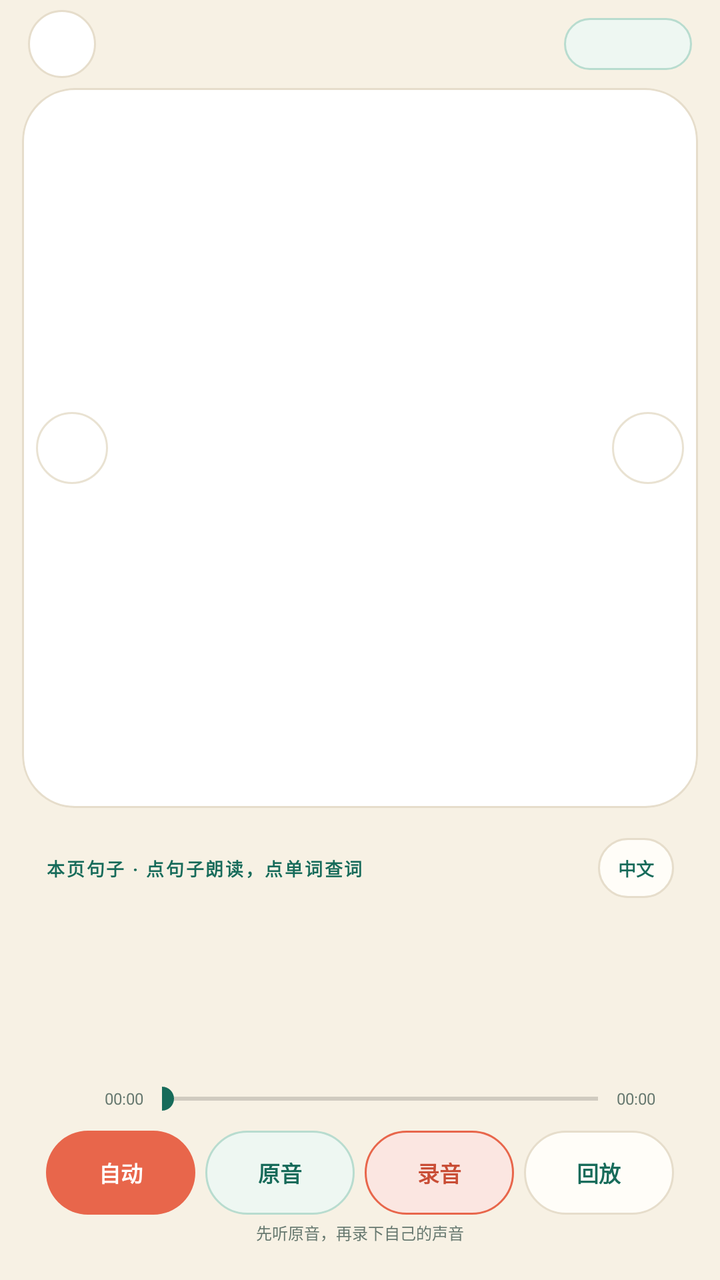
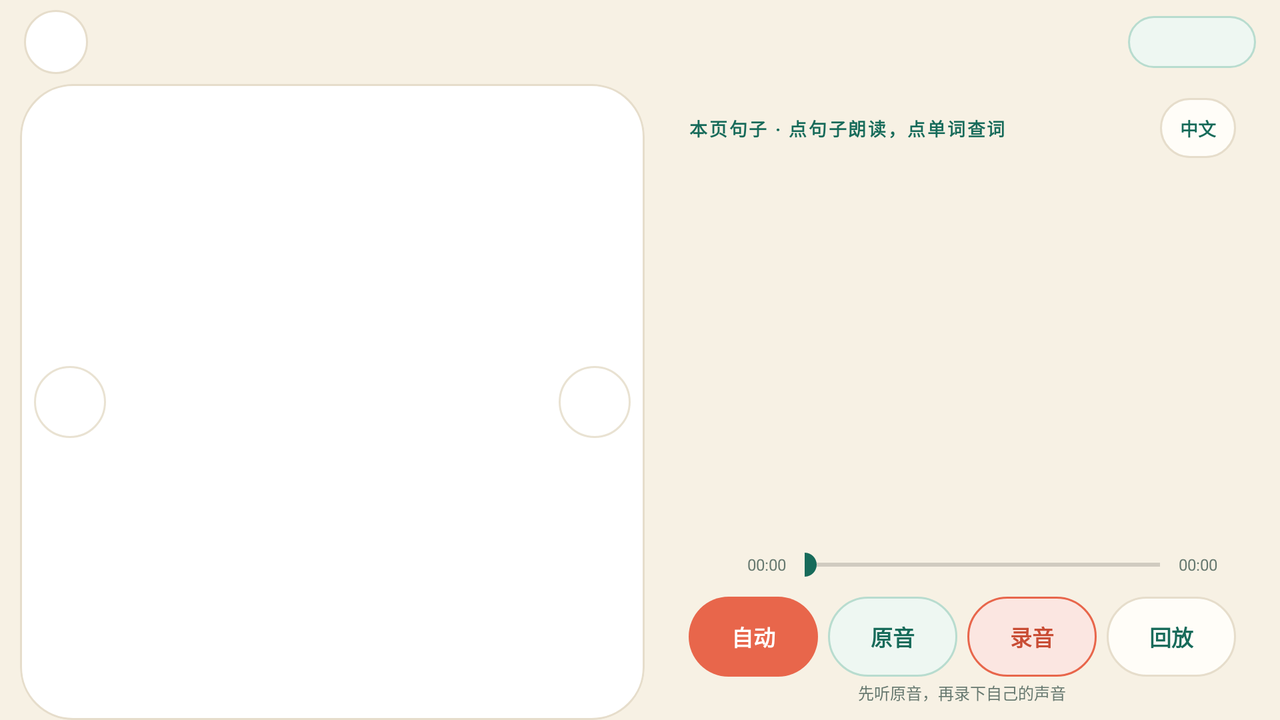

An Android layout and its configuration variant, each rendered on a device that would load it. The default file and the variant file are quoted in full after the pictures.
<!-- AndroidManifest.xml: activity theme ReaderTheme -->
<!-- res/layout/activity_oxford_reader.xml -->
<?xml version="1.0" encoding="utf-8"?>
<LinearLayout xmlns:android="http://schemas.android.com/apk/res/android"
    android:layout_width="match_parent"
    android:layout_height="match_parent"
    android:background="@color/cream"
    android:orientation="vertical">

    
    <LinearLayout
        android:layout_width="match_parent"
        android:layout_height="44dp"
        android:gravity="center_vertical"
        android:orientation="horizontal"
        android:paddingStart="14dp"
        android:paddingEnd="14dp">

        <ImageButton
            android:id="@+id/btnBack"
            android:layout_width="34dp"
            android:layout_height="34dp"
            android:background="@drawable/bg_round_icon_light"
            android:contentDescription="@string/back"
            android:padding="8dp"
            android:src="@drawable/ic_arrow_left"
            android:tint="@color/green_700" />

        <TextView
            android:id="@+id/bookTitle"
            android:layout_width="0dp"
            android:layout_height="wrap_content"
            android:layout_marginStart="10dp"
            android:layout_weight="1"
            android:ellipsize="end"
            android:maxLines="1"
            android:textColor="@color/ink"
            android:textSize="14sp"
            android:textStyle="bold" />

        <TextView
            android:id="@+id/bookMeta"
            android:layout_width="wrap_content"
            android:layout_height="wrap_content"
            android:layout_marginStart="8dp"
            android:layout_marginEnd="8dp"
            android:maxLines="1"
            android:textColor="@color/muted"
            android:textSize="10sp" />

        <TextView
            android:id="@+id/pageCounter"
            android:layout_width="wrap_content"
            android:layout_height="26dp"
            android:background="@drawable/bg_counter"
            android:clickable="true"
            android:focusable="true"
            android:gravity="center"
            android:minWidth="64dp"
            android:paddingStart="10dp"
            android:paddingEnd="10dp"
            android:textColor="@color/green_700"
            android:textSize="10sp"
            android:textStyle="bold" />
    </LinearLayout>

    <FrameLayout
        android:id="@+id/imageCard"
        android:layout_width="match_parent"
        android:layout_height="360dp"
        android:layout_marginStart="11dp"
        android:layout_marginEnd="11dp"
        android:background="@drawable/bg_image_card"
        android:clipToOutline="true">

        <ImageView
            android:id="@+id/bookPage"
            android:layout_width="match_parent"
            android:layout_height="match_parent"
            android:contentDescription="@string/image_desc"
            android:padding="3dp"
            android:scaleType="fitCenter" />

        <ProgressBar
            android:id="@+id/pageLoading"
            android:layout_width="32dp"
            android:layout_height="32dp"
            android:layout_gravity="center"
            android:indeterminateTint="@color/green_600"
            android:visibility="gone" />

        <ImageButton
            android:id="@+id/btnPrev"
            android:layout_width="36dp"
            android:layout_height="36dp"
            android:layout_gravity="start|center_vertical"
            android:layout_marginStart="7dp"
            android:background="@drawable/bg_nav_circle"
            android:contentDescription="@string/prev_page"
            android:padding="7dp"
            android:src="@drawable/ic_arrow_left"
            android:tint="@color/green_700" />

        <ImageButton
            android:id="@+id/btnNext"
            android:layout_width="36dp"
            android:layout_height="36dp"
            android:layout_gravity="end|center_vertical"
            android:layout_marginEnd="7dp"
            android:background="@drawable/bg_nav_circle"
            android:contentDescription="@string/next_page"
            android:padding="7dp"
            android:src="@drawable/ic_arrow_right"
            android:tint="@color/green_700" />

        <TextView
            android:id="@+id/swipeHint"
            android:layout_width="wrap_content"
            android:layout_height="wrap_content"
            android:layout_gravity="bottom|center_horizontal"
            android:layout_marginBottom="7dp"
            android:background="@drawable/bg_chip_light"
            android:paddingStart="9dp"
            android:paddingTop="3dp"
            android:paddingEnd="9dp"
            android:paddingBottom="3dp"
            android:text="@string/swipe_hint"
            android:textColor="@color/white"
            android:textSize="8sp" />
    </FrameLayout>

    <LinearLayout
        android:id="@+id/bottomSheet"
        android:layout_width="match_parent"
        android:layout_height="0dp"
        android:layout_marginStart="11dp"
        android:layout_marginTop="8dp"
        android:layout_marginEnd="11dp"
        android:layout_marginBottom="10dp"
        android:layout_weight="1"
        android:background="@drawable/bg_sheet"
        android:elevation="8dp"
        android:orientation="vertical"
        android:paddingStart="12dp"
        android:paddingTop="7dp"
        android:paddingEnd="12dp"
        android:paddingBottom="8dp">

        <LinearLayout
            android:layout_width="match_parent"
            android:layout_height="wrap_content"
            android:gravity="center_vertical"
            android:orientation="horizontal">

            <TextView
                android:id="@+id/textPanelTitle"
                android:layout_width="0dp"
                android:layout_height="wrap_content"
                android:layout_weight="1"
                android:letterSpacing="0.1"
                android:text="@string/page_sentences"
                android:textColor="@color/green_700"
                android:textSize="9sp"
                android:textStyle="bold" />

            <TextView
                android:id="@+id/btnChinese"
                android:layout_width="wrap_content"
                android:layout_height="30dp"
                android:background="@drawable/bg_tertiary_button"
                android:clickable="true"
                android:focusable="true"
                android:gravity="center"
                android:paddingStart="10dp"
                android:paddingEnd="10dp"
                android:text="@string/show_chinese"
                android:textColor="@color/green_700"
                android:textSize="9sp"
                android:textStyle="bold" />
        </LinearLayout>

        <ScrollView
            android:id="@+id/sentenceScroll"
            android:layout_width="match_parent"
            android:layout_height="0dp"
            android:layout_marginTop="3dp"
            android:layout_weight="1"
            android:clipToPadding="false"
            android:overScrollMode="never"
            android:scrollbarStyle="outsideOverlay">

            <LinearLayout
                android:id="@+id/sentenceContainer"
                android:layout_width="match_parent"
                android:layout_height="wrap_content"
                android:orientation="vertical"
                android:paddingBottom="2dp" />
        </ScrollView>

        <LinearLayout
            android:id="@+id/audioRow"
            android:layout_width="match_parent"
            android:layout_height="28dp"
            android:gravity="center_vertical"
            android:orientation="horizontal">

            <ImageView
                android:layout_width="16dp"
                android:layout_height="16dp"
                android:contentDescription="@string/book_audio"
                android:src="@drawable/ic_speaker"
                android:tint="@color/green_700" />

            <TextView
                android:id="@+id/audioTime"
                android:layout_width="38dp"
                android:layout_height="wrap_content"
                android:layout_marginStart="4dp"
                android:gravity="center"
                android:text="00:00"
                android:textColor="@color/muted"
                android:textSize="8sp" />

            <SeekBar
                android:id="@+id/audioSeek"
                android:layout_width="0dp"
                android:layout_height="28dp"
                android:layout_weight="1"
                android:maxHeight="2dp"
                android:minHeight="2dp"
                android:paddingStart="0dp"
                android:paddingEnd="0dp"
                android:progressTint="@color/green_600"
                android:thumbTint="@color/green_700" />

            <TextView
                android:id="@+id/audioDuration"
                android:layout_width="38dp"
                android:layout_height="wrap_content"
                android:gravity="center"
                android:text="00:00"
                android:textColor="@color/muted"
                android:textSize="8sp" />
        </LinearLayout>

        <LinearLayout
            android:layout_width="match_parent"
            android:layout_height="42dp"
            android:layout_marginTop="2dp"
            android:baselineAligned="false"
            android:orientation="horizontal">

            <TextView
                android:id="@+id/btnAuto"
                android:layout_width="0dp"
                android:layout_height="match_parent"
                android:layout_weight="1"
                android:background="@drawable/bg_primary_button"
                android:clickable="true"
                android:focusable="true"
                android:gravity="center"
                android:maxLines="1"
                android:text="@string/auto_play"
                android:textColor="@color/white"
                android:textSize="11sp"
                android:textStyle="bold" />

            <TextView
                android:id="@+id/btnPlay"
                android:layout_width="0dp"
                android:layout_height="match_parent"
                android:layout_marginStart="5dp"
                android:layout_weight="1"
                android:background="@drawable/bg_secondary_button"
                android:clickable="true"
                android:focusable="true"
                android:gravity="center"
                android:maxLines="1"
                android:text="@string/original_audio"
                android:textColor="@color/green_700"
                android:textSize="11sp"
                android:textStyle="bold" />

            <TextView
                android:id="@+id/btnRecord"
                android:layout_width="0dp"
                android:layout_height="match_parent"
                android:layout_marginStart="5dp"
                android:layout_weight="1"
                android:background="@drawable/bg_record_pill"
                android:clickable="true"
                android:focusable="true"
                android:gravity="center"
                android:maxLines="1"
                android:text="@string/record"
                android:textColor="@color/coral_dark"
                android:textSize="11sp"
                android:textStyle="bold" />

            <TextView
                android:id="@+id/btnReplay"
                android:layout_width="0dp"
                android:layout_height="match_parent"
                android:layout_marginStart="5dp"
                android:layout_weight="1"
                android:background="@drawable/bg_tertiary_button"
                android:clickable="true"
                android:focusable="true"
                android:gravity="center"
                android:maxLines="1"
                android:text="@string/playback_record"
                android:textColor="@color/green_700"
                android:textSize="11sp"
                android:textStyle="bold" />
        </LinearLayout>

        <TextView
            android:id="@+id/recordHint"
            android:layout_width="match_parent"
            android:layout_height="wrap_content"
            android:layout_marginTop="3dp"
            android:gravity="center"
            android:text="@string/record_hint"
            android:textColor="@color/muted"
            android:textSize="8sp" />
    </LinearLayout>
</LinearLayout>
<!-- resources referenced by this layout -->
<resources>
  <color name="coral_dark">#C94D35</color>
  <color name="cream">#F7F1E4</color>
  <color name="green_600">#207C68</color>
  <color name="green_700">#176B5A</color>
  <color name="ink">#182722</color>
  <color name="muted">#66786F</color>
  <color name="white">#FFFFFF</color>
  <!-- drawable bg_chip_light (drawable) -->
  <?xml version="1.0" encoding="utf-8"?>
  <shape xmlns:android="http://schemas.android.com/apk/res/android"
      android:shape="rectangle">
      <corners android:radius="40dp" />
      <solid android:color="#2EFFFFFF" />
      <stroke android:width="1dp" android:color="#66FFFFFF" />
  </shape>
  <!-- drawable bg_counter (drawable) -->
  <?xml version="1.0" encoding="utf-8"?>
  <shape xmlns:android="http://schemas.android.com/apk/res/android"
      android:shape="rectangle">
      <corners android:radius="30dp" />
      <solid android:color="@color/green_50" />
      <stroke android:width="1dp" android:color="@color/green_200" />
  </shape>
  <!-- drawable bg_image_card (drawable) -->
  <?xml version="1.0" encoding="utf-8"?>
  <shape xmlns:android="http://schemas.android.com/apk/res/android"
      android:shape="rectangle">
      <corners android:radius="26dp" />
      <solid android:color="@color/white" />
      <stroke android:width="1dp" android:color="@color/line" />
  </shape>
  <!-- drawable bg_nav_circle (drawable) -->
  <?xml version="1.0" encoding="utf-8"?>
  <ripple xmlns:android="http://schemas.android.com/apk/res/android"
      android:color="#33176B5A">
      <item>
          <shape android:shape="oval">
              <solid android:color="#F2FFFFFF" />
              <stroke android:width="1dp" android:color="#D9E6DDCB" />
          </shape>
      </item>
  </ripple>
  <!-- drawable bg_primary_button (drawable) -->
  <?xml version="1.0" encoding="utf-8"?>
  <ripple xmlns:android="http://schemas.android.com/apk/res/android"
      android:color="#33FFFFFF">
      <item>
          <shape android:shape="rectangle">
              <corners android:radius="28dp" />
              <solid android:color="@color/coral" />
          </shape>
      </item>
  </ripple>
  <!-- drawable bg_round_icon_light (drawable) -->
  <?xml version="1.0" encoding="utf-8"?>
  <ripple xmlns:android="http://schemas.android.com/apk/res/android"
      android:color="#22176B5A">
      <item>
          <shape android:shape="oval">
              <solid android:color="@color/white" />
              <stroke android:width="1dp" android:color="@color/line" />
          </shape>
      </item>
  </ripple>
  <!-- drawable bg_tertiary_button (drawable) -->
  <?xml version="1.0" encoding="utf-8"?>
  <ripple xmlns:android="http://schemas.android.com/apk/res/android"
      android:color="#1A176B5A">
      <item>
          <shape android:shape="rectangle">
              <corners android:radius="28dp" />
              <solid android:color="@color/paper" />
              <stroke android:width="1dp" android:color="@color/line" />
          </shape>
      </item>
  </ripple>
  <string name="auto_play">自动</string>
  <string name="back">返回</string>
  <string name="book_audio">美音朗读</string>
  <string name="image_desc">故事插图</string>
  <string name="next_page">下一页</string>
  <string name="original_audio">原音</string>
  <string name="page_sentences">本页句子 · 点句子朗读，点单词查词</string>
  <string name="playback_record">回放</string>
  <string name="prev_page">上一页</string>
  <string name="record">录音</string>
  <string name="record_hint">先听原音，再录下自己的声音</string>
  <string name="show_chinese">中文</string>
  <string name="swipe_hint">左右滑动翻页</string>
  <style name="ReaderTheme" parent="AppTheme">
          <item name="android:windowBackground">@color/cream</item>
          <item name="android:statusBarColor">@color/cream</item>
          <item name="android:navigationBarColor">@color/cream</item>
      </style>
  <color name="green_50">#EEF7F2</color>
  <color name="green_200">#B8DCCF</color>
  <color name="line">#E6DDCB</color>
  <color name="coral">#E8664B</color>
  <color name="soft_red">#FBE6E1</color>
  <color name="paper">#FFFDF8</color>
  <!-- some entries are left out for length -->
</resources>
<!-- res/layout-land/activity_oxford_reader.xml (the repository's variant of the layout above) -->
<!-- drawn on the phone turned sideways -->
<?xml version="1.0" encoding="utf-8"?>
<LinearLayout xmlns:android="http://schemas.android.com/apk/res/android"
    android:layout_width="match_parent"
    android:layout_height="match_parent"
    android:background="@color/cream"
    android:orientation="vertical">

    
    <LinearLayout
        android:layout_width="match_parent"
        android:layout_height="42dp"
        android:gravity="center_vertical"
        android:orientation="horizontal"
        android:paddingStart="12dp"
        android:paddingEnd="12dp">

        <ImageButton
            android:id="@+id/btnBack"
            android:layout_width="32dp"
            android:layout_height="32dp"
            android:background="@drawable/bg_round_icon_light"
            android:contentDescription="@string/back"
            android:padding="8dp"
            android:src="@drawable/ic_arrow_left"
            android:tint="@color/green_700" />

        <TextView
            android:id="@+id/bookTitle"
            android:layout_width="0dp"
            android:layout_height="wrap_content"
            android:layout_marginStart="10dp"
            android:layout_weight="1"
            android:ellipsize="end"
            android:maxLines="1"
            android:textColor="@color/ink"
            android:textSize="14sp"
            android:textStyle="bold" />

        <TextView
            android:id="@+id/bookMeta"
            android:layout_width="wrap_content"
            android:layout_height="wrap_content"
            android:layout_marginStart="8dp"
            android:layout_marginEnd="8dp"
            android:maxLines="1"
            android:textColor="@color/muted"
            android:textSize="10sp" />

        <TextView
            android:id="@+id/pageCounter"
            android:layout_width="wrap_content"
            android:layout_height="26dp"
            android:background="@drawable/bg_counter"
            android:clickable="true"
            android:focusable="true"
            android:gravity="center"
            android:minWidth="64dp"
            android:paddingStart="10dp"
            android:paddingEnd="10dp"
            android:textColor="@color/green_700"
            android:textSize="10sp"
            android:textStyle="bold" />
    </LinearLayout>

    
    <LinearLayout
        android:layout_width="match_parent"
        android:layout_height="0dp"
        android:layout_weight="1"
        android:baselineAligned="false"
        android:orientation="horizontal">

        <FrameLayout
            android:id="@+id/imageCard"
            android:layout_width="0dp"
            android:layout_height="match_parent"
            android:layout_marginStart="10dp"
            android:layout_marginEnd="5dp"
            android:layout_weight="1.05"
            android:background="@drawable/bg_image_card"
            android:clipToOutline="true">

            <ImageView
                android:id="@+id/bookPage"
                android:layout_width="match_parent"
                android:layout_height="match_parent"
                android:contentDescription="@string/image_desc"
                android:padding="3dp"
                android:scaleType="fitCenter" />

            <ProgressBar
                android:id="@+id/pageLoading"
                android:layout_width="32dp"
                android:layout_height="32dp"
                android:layout_gravity="center"
                android:indeterminateTint="@color/green_600"
                android:visibility="gone" />

            <ImageButton
                android:id="@+id/btnPrev"
                android:layout_width="36dp"
                android:layout_height="36dp"
                android:layout_gravity="start|center_vertical"
                android:layout_marginStart="7dp"
                android:background="@drawable/bg_nav_circle"
                android:contentDescription="@string/prev_page"
                android:padding="7dp"
                android:src="@drawable/ic_arrow_left"
                android:tint="@color/green_700" />

            <ImageButton
                android:id="@+id/btnNext"
                android:layout_width="36dp"
                android:layout_height="36dp"
                android:layout_gravity="end|center_vertical"
                android:layout_marginEnd="7dp"
                android:background="@drawable/bg_nav_circle"
                android:contentDescription="@string/next_page"
                android:padding="7dp"
                android:src="@drawable/ic_arrow_right"
                android:tint="@color/green_700" />

            <TextView
                android:id="@+id/swipeHint"
                android:layout_width="wrap_content"
                android:layout_height="wrap_content"
                android:layout_gravity="bottom|center_horizontal"
                android:layout_marginBottom="7dp"
                android:background="@drawable/bg_chip_light"
                android:paddingStart="9dp"
                android:paddingTop="3dp"
                android:paddingEnd="9dp"
                android:paddingBottom="3dp"
                android:text="@string/swipe_hint"
                android:textColor="@color/white"
                android:textSize="8sp" />
        </FrameLayout>

        <LinearLayout
            android:id="@+id/bottomSheet"
            android:layout_width="0dp"
            android:layout_height="match_parent"
            android:layout_marginStart="5dp"
            android:layout_marginEnd="10dp"
            android:layout_weight="1"
            android:background="@drawable/bg_sheet"
            android:elevation="8dp"
            android:orientation="vertical"
            android:paddingStart="12dp"
            android:paddingTop="7dp"
            android:paddingEnd="12dp"
            android:paddingBottom="8dp">

            <LinearLayout
                android:layout_width="match_parent"
                android:layout_height="wrap_content"
                android:gravity="center_vertical"
                android:orientation="horizontal">

                <TextView
                    android:id="@+id/textPanelTitle"
                    android:layout_width="0dp"
                    android:layout_height="wrap_content"
                    android:layout_weight="1"
                    android:letterSpacing="0.1"
                    android:text="@string/page_sentences"
                    android:textColor="@color/green_700"
                    android:textSize="9sp"
                    android:textStyle="bold" />

                <TextView
                    android:id="@+id/btnChinese"
                    android:layout_width="wrap_content"
                    android:layout_height="30dp"
                    android:background="@drawable/bg_tertiary_button"
                    android:clickable="true"
                    android:focusable="true"
                    android:gravity="center"
                    android:paddingStart="10dp"
                    android:paddingEnd="10dp"
                    android:text="@string/show_chinese"
                    android:textColor="@color/green_700"
                    android:textSize="9sp"
                    android:textStyle="bold" />
            </LinearLayout>

            <ScrollView
                android:id="@+id/sentenceScroll"
                android:layout_width="match_parent"
                android:layout_height="0dp"
                android:layout_marginTop="3dp"
                android:layout_weight="1"
                android:clipToPadding="false"
                android:overScrollMode="never"
                android:scrollbarStyle="outsideOverlay">

                <LinearLayout
                    android:id="@+id/sentenceContainer"
                    android:layout_width="match_parent"
                    android:layout_height="wrap_content"
                    android:orientation="vertical"
                    android:paddingBottom="2dp" />
            </ScrollView>

            <LinearLayout
                android:id="@+id/audioRow"
                android:layout_width="match_parent"
                android:layout_height="28dp"
                android:gravity="center_vertical"
                android:orientation="horizontal">

                <ImageView
                    android:layout_width="16dp"
                    android:layout_height="16dp"
                    android:contentDescription="@string/book_audio"
                    android:src="@drawable/ic_speaker"
                    android:tint="@color/green_700" />

                <TextView
                    android:id="@+id/audioTime"
                    android:layout_width="38dp"
                    android:layout_height="wrap_content"
                    android:layout_marginStart="4dp"
                    android:gravity="center"
                    android:text="00:00"
                    android:textColor="@color/muted"
                    android:textSize="8sp" />

                <SeekBar
                    android:id="@+id/audioSeek"
                    android:layout_width="0dp"
                    android:layout_height="28dp"
                    android:layout_weight="1"
                    android:maxHeight="2dp"
                    android:minHeight="2dp"
                    android:paddingStart="0dp"
                    android:paddingEnd="0dp"
                    android:progressTint="@color/green_600"
                    android:thumbTint="@color/green_700" />

                <TextView
                    android:id="@+id/audioDuration"
                    android:layout_width="38dp"
                    android:layout_height="wrap_content"
                    android:gravity="center"
                    android:text="00:00"
                    android:textColor="@color/muted"
                    android:textSize="8sp" />
            </LinearLayout>

            <LinearLayout
                android:layout_width="match_parent"
                android:layout_height="40dp"
                android:layout_marginTop="2dp"
                android:baselineAligned="false"
                android:orientation="horizontal">

                <TextView
                    android:id="@+id/btnAuto"
                    android:layout_width="0dp"
                    android:layout_height="match_parent"
                    android:layout_weight="1"
                    android:background="@drawable/bg_primary_button"
                    android:clickable="true"
                    android:focusable="true"
                    android:gravity="center"
                    android:maxLines="1"
                    android:text="@string/auto_play"
                    android:textColor="@color/white"
                    android:textSize="11sp"
                    android:textStyle="bold" />

                <TextView
                    android:id="@+id/btnPlay"
                    android:layout_width="0dp"
                    android:layout_height="match_parent"
                    android:layout_marginStart="5dp"
                    android:layout_weight="1"
                    android:background="@drawable/bg_secondary_button"
                    android:clickable="true"
                    android:focusable="true"
                    android:gravity="center"
                    android:maxLines="1"
                    android:text="@string/original_audio"
                    android:textColor="@color/green_700"
                    android:textSize="11sp"
                    android:textStyle="bold" />

                <TextView
                    android:id="@+id/btnRecord"
                    android:layout_width="0dp"
                    android:layout_height="match_parent"
                    android:layout_marginStart="5dp"
                    android:layout_weight="1"
                    android:background="@drawable/bg_record_pill"
                    android:clickable="true"
                    android:focusable="true"
                    android:gravity="center"
                    android:maxLines="1"
                    android:text="@string/record"
                    android:textColor="@color/coral_dark"
                    android:textSize="11sp"
                    android:textStyle="bold" />

                <TextView
                    android:id="@+id/btnReplay"
                    android:layout_width="0dp"
                    android:layout_height="match_parent"
                    android:layout_marginStart="5dp"
                    android:layout_weight="1"
                    android:background="@drawable/bg_tertiary_button"
                    android:clickable="true"
                    android:focusable="true"
                    android:gravity="center"
                    android:maxLines="1"
                    android:text="@string/playback_record"
                    android:textColor="@color/green_700"
                    android:textSize="11sp"
                    android:textStyle="bold" />
            </LinearLayout>

            <TextView
                android:id="@+id/recordHint"
                android:layout_width="match_parent"
                android:layout_height="wrap_content"
                android:layout_marginTop="2dp"
                android:gravity="center"
                android:maxLines="1"
                android:text="@string/record_hint"
                android:textColor="@color/muted"
                android:textSize="8sp" />
        </LinearLayout>
    </LinearLayout>
</LinearLayout>
